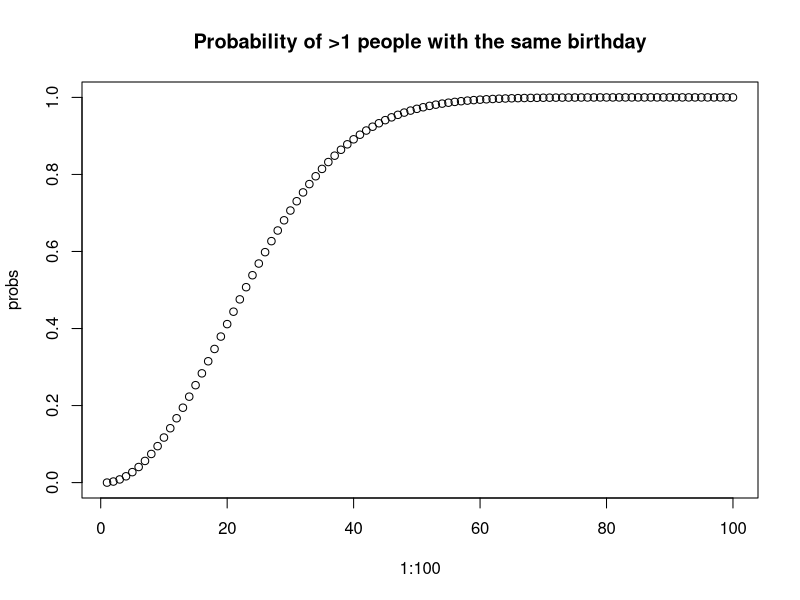

Here is the R script that generated this plot:
## ---- chunk 1
# a class of k people 
k <- 30

# number of experiments
N <- 1000

# number of matches
m <- 0

for (i in 1:N) {
  
  # draw k random numbers from 1 to 365 with replacement
  birthdays <- sample(1:365, k, replace = T) 
    
  # number of duplicated birthdays
  dups <- duplicated(birthdays)
    
  # if duplicated birthdays found
  if (any(dups)) m <- m + 1
  
}

cat("Prob of at least one match: ", m / N)

## ---- chunk 2
# compute the probability of birthday match for 30 people
prob <- pbirthday(30) 

# compute a vector of probabilities for 1,2...100 people
probs <- sapply(1:100, pbirthday)

# make a plot
plot(1:100, probs, main = "Probability of >1 people with the same birthday")
